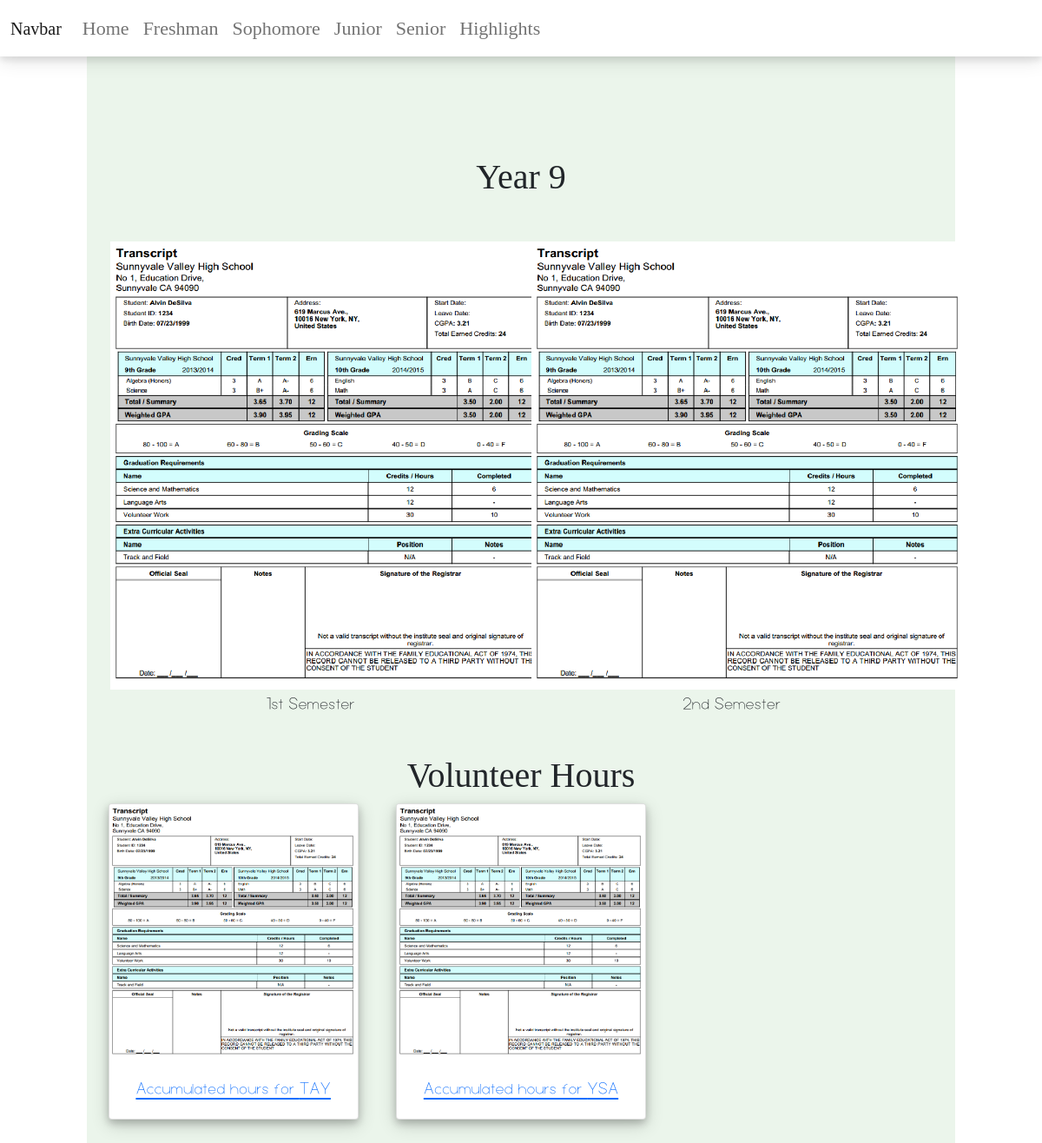
/freshman, run on an earlier commit of the app's database.
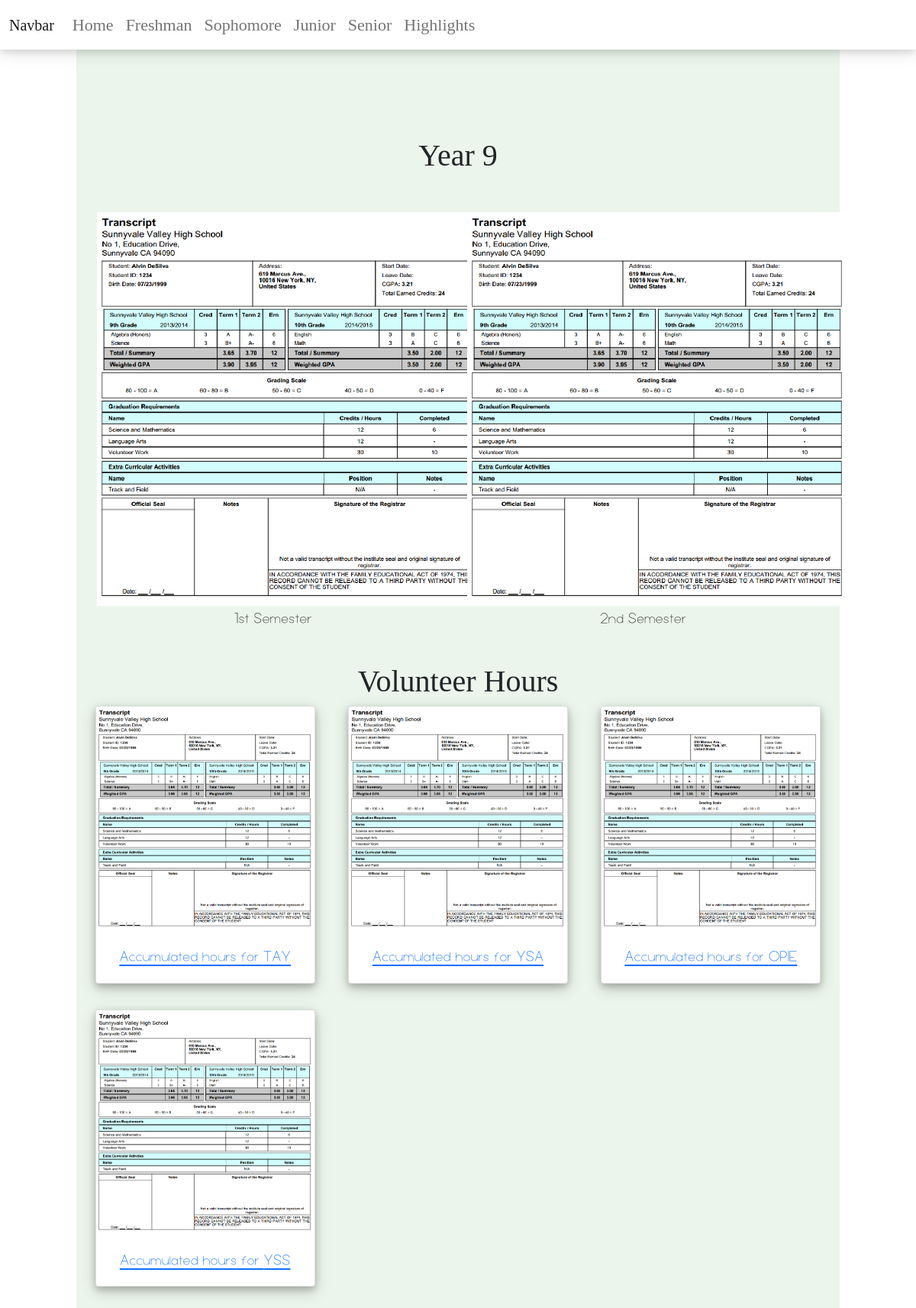
And on a later commit of the database.
### projects/models.py (models this page shows)
class SchoolGrade(models.Model):
    year = models.CharField(max_length=20)
    term = models.CharField(max_length=20)
    image = models.CharField(max_length=100)
    description = models.TextField()
    highlights = models.TextField(null=True)

class VolunteerHours(models.Model):
    name = models.CharField(max_length=100)  # textfield doesnt have limit but char does
    hours = models.DecimalField(max_digits=5, decimal_places=2)
    description = models.TextField()
    year = models.CharField(max_length=20)
    image = models.CharField(max_length=100)

### projects/views.py (the view)
def all_grades(request, year):
    year_dict = {
        "freshman": "Year 9",
        "sophomore": "Year 10",
        "junior": "Year 11",
        "senior": "Year 12",
    }
    y = year_dict[year]
    volunteers = VolunteerHours.objects.filter(year=y)
    grades = SchoolGrade.objects.filter(year=y)
    print(grades)
    return render(
        request, "projects/year.html", {"grades": grades, "volunteers": volunteers}
    )

### projects/templates/projects/year.html (shortened to what this page needs)
<!DOCTYPE html>
<html lang="en">
<head>
    <link href="https://cdn.jsdelivr.net/npm/bootstrap@5.1.3/dist/css/bootstrap.min.css" rel="stylesheet">
    {% load static %}
    <link rel='stylesheet' href="{% static 'css/main.css' %}">
</head>
<body>
<nav class="navbar navbar-expand-lg navbar-light navbar-style" style="background-color: ##ffffff; color: #677a69 !important;">
  <div class="container-fluid">
    <a class="navbar-brand" href="#">Navbar</a>
    <div class="collapse navbar-collapse" id="navbarSupportedContent">
      <ul class="navbar-nav me-auto mb-2 mb-lg-0">
        <li class="nav-item">
          <a class="nav-link" aria-current="page" href="https://yumeng-zou-highschool.herokuapp.com/">Home</a>
        </li>
        <li class="nav-item">
          <a class="nav-link" href="freshman">Freshman</a>
        </li>
        <li class="nav-item">
          <a class="nav-link" href="sophomore">Sophomore</a>
        </li>
		  <li class="nav-item">
          <a class="nav-link" href="junior">Junior</a>
        </li>
		  <li class="nav-item">
          <a class="nav-link" href="senior">Senior</a>
        </li>
		  <li class="nav-item">
          <a class="nav-link" href="highlights">Highlights</a>
        </li>
      </ul>
    </div>
  </div>
</nav>
{% load static %}
	<div style ="margin: 0px 100px 0px 100px; text-align: center; background-color: #ebf5eb; padding: 15px; padding-top:90px;">
		<div style="margin: 90px 0px 50px 0px">
        <h1>{{grades.0.year}}</h1>
        </div>
	<div class="container">
	  <div class="row">
          {% for grade in grades%}
		  <div class="col-6">
			<img src={% static grade.image%} width="500">
              <p>{{grade.term}}</p>
              </div>
          {%endfor%}
	  </div>
	</div>
	<br>
<div style="text-align: center">
	<h1>Volunteer Hours</h1>
    <div class="row row-cols-1 row-cols-md-3">
	{% for v in volunteers%}
         <div class="col mb-4">
	<div class="card volunteer-card" style="width: 18rem; margin: 0 auto; float: none; margin-bottom: 10px;">
       <a href={{v.description}} target="_blank">
  <img src={% static v.image%} class="card-img-top" alt="...">
  <div class="card-body">
    <p class="card-text">Accumulated hours for {{v.name}}</p>
  </div>
       </a>
</div>
             </div>
	{%endfor%}
	</div>
	</div>
    </div>
</body>
</html>

### projects/static/css/main.css (style rules this page uses)
h1 { font-family: Luam-Regular; }
p { font-family: Luam-Light; font-size: 23px; }
.volunteer-card { box-shadow: 0 4px 8px 0 rgba(0, 0, 0, 0.2), 0 6px 20px 0 rgba(0, 0, 0, 0.19); }
.navbar-style { box-shadow: 0 4px 8px 0 rgba(0, 0, 0, 0.1), 0 6px 20px 0 rgba(0, 0, 0, 0.1); position: fixed; top: 0; width: 100%; background-color: #ffffff; font-family: Luam-Regular !important; font-size: 22px !important; z-index: 999 !important; }

What changed in the data, as far as the page shows it:
added VolunteerHours: image (picture), name "OPIE"
added VolunteerHours: image (picture), name "YSS"
